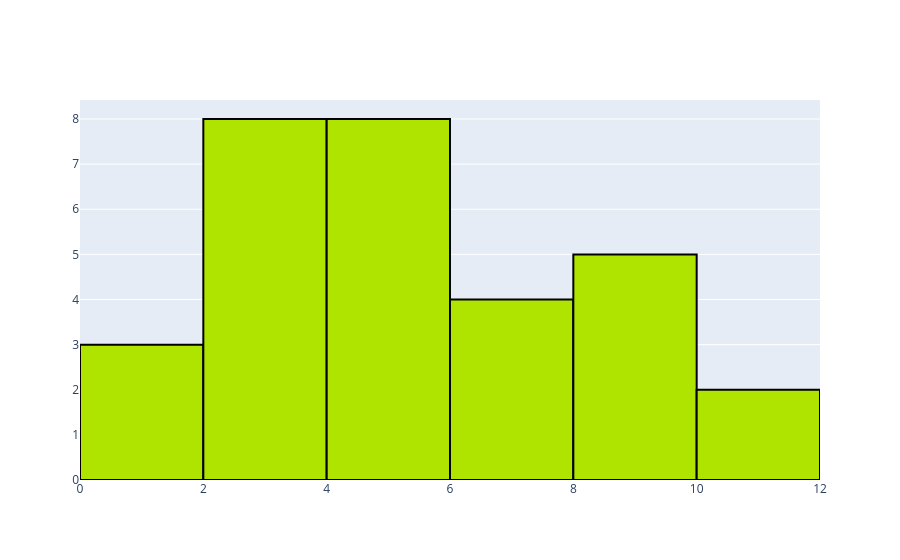

The notebook cell saved with this chart:
### Markdown cell above
## histogram

### Code cell
hist = [go.Histogram(x = dataset['YearsExperience'],\
                     marker=dict(color ='#AFE400',line = dict(color='black',width=2)))]


fig = go.Figure(data = hist)

iplot(fig)

### Figure 1 — Plotly figure (JSON) as saved in the notebook; plotly's stock layout.template omitted (floating-point values rounded to 4 significant figures)
{"data": [{"marker": {"color": "#AFE400", "line": {"color": "black", "width": 2}}, "type": "histogram", "x": [1.1, 1.3, 1.5, 2, 2.2, 2.9, 3, 3.2, 3.2, 3.7, 3.9, 4, 4, 4.1, 4.5, 4.9, 5.1, 5.3, 5.9, 6, 6.8, 7.1, 7.9, 8.2, 8.7, 9, 9.5, 9.6, 10.3, 10.5]}], "layout": {}}
